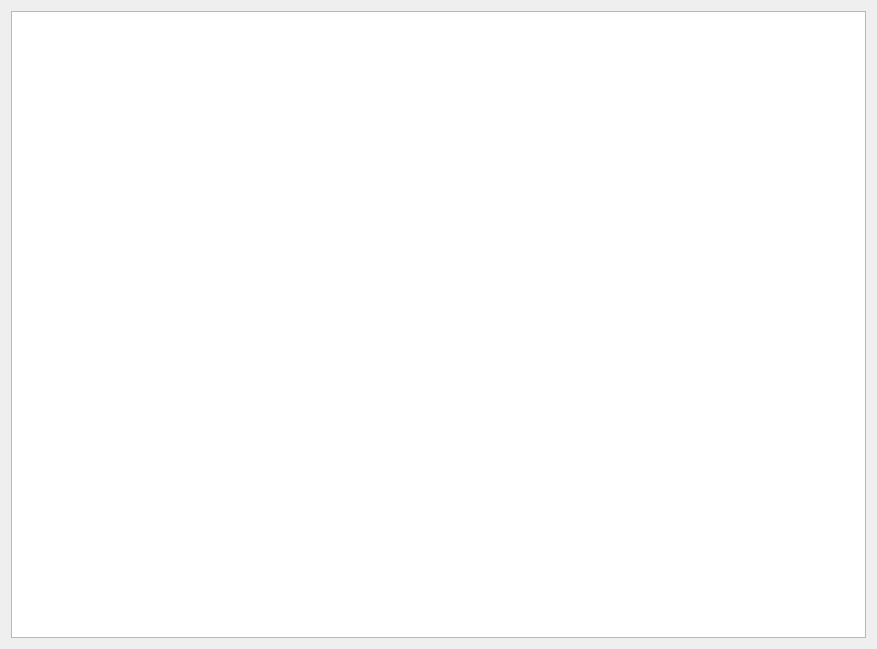
<?xml version="1.0" encoding="UTF-8"?>
<ui version="4.0">
 <class>GraphicsWindow</class>
 <widget class="QDialog" name="GraphicsWindow">
  <property name="geometry">
   <rect>
    <x>0</x>
    <y>0</y>
    <width>877</width>
    <height>649</height>
   </rect>
  </property>
  <property name="windowTitle">
   <string>Animation</string>
  </property>
  <layout class="QGridLayout" name="gridLayout">
   <item row="0" column="0">
    <widget class="ViewPort" name="graphicsView">
     <property name="focusPolicy">
      <enum>Qt::NoFocus</enum>
     </property>
     <property name="frameShadow">
      <enum>QFrame::Plain</enum>
     </property>
     <property name="alignment">
      <set>Qt::AlignCenter</set>
     </property>
     <property name="transformationAnchor">
      <enum>QGraphicsView::AnchorViewCenter</enum>
     </property>
     <property name="viewportUpdateMode">
      <enum>QGraphicsView::MinimalViewportUpdate</enum>
     </property>
    </widget>
   </item>
  </layout>
 </widget>
 <customwidgets>
  <customwidget>
   <class>ViewPort</class>
   <extends>QGraphicsView</extends>
   <header>viewport</header>
  </customwidget>
 </customwidgets>
 <resources/>
 <connections/>
</ui>
